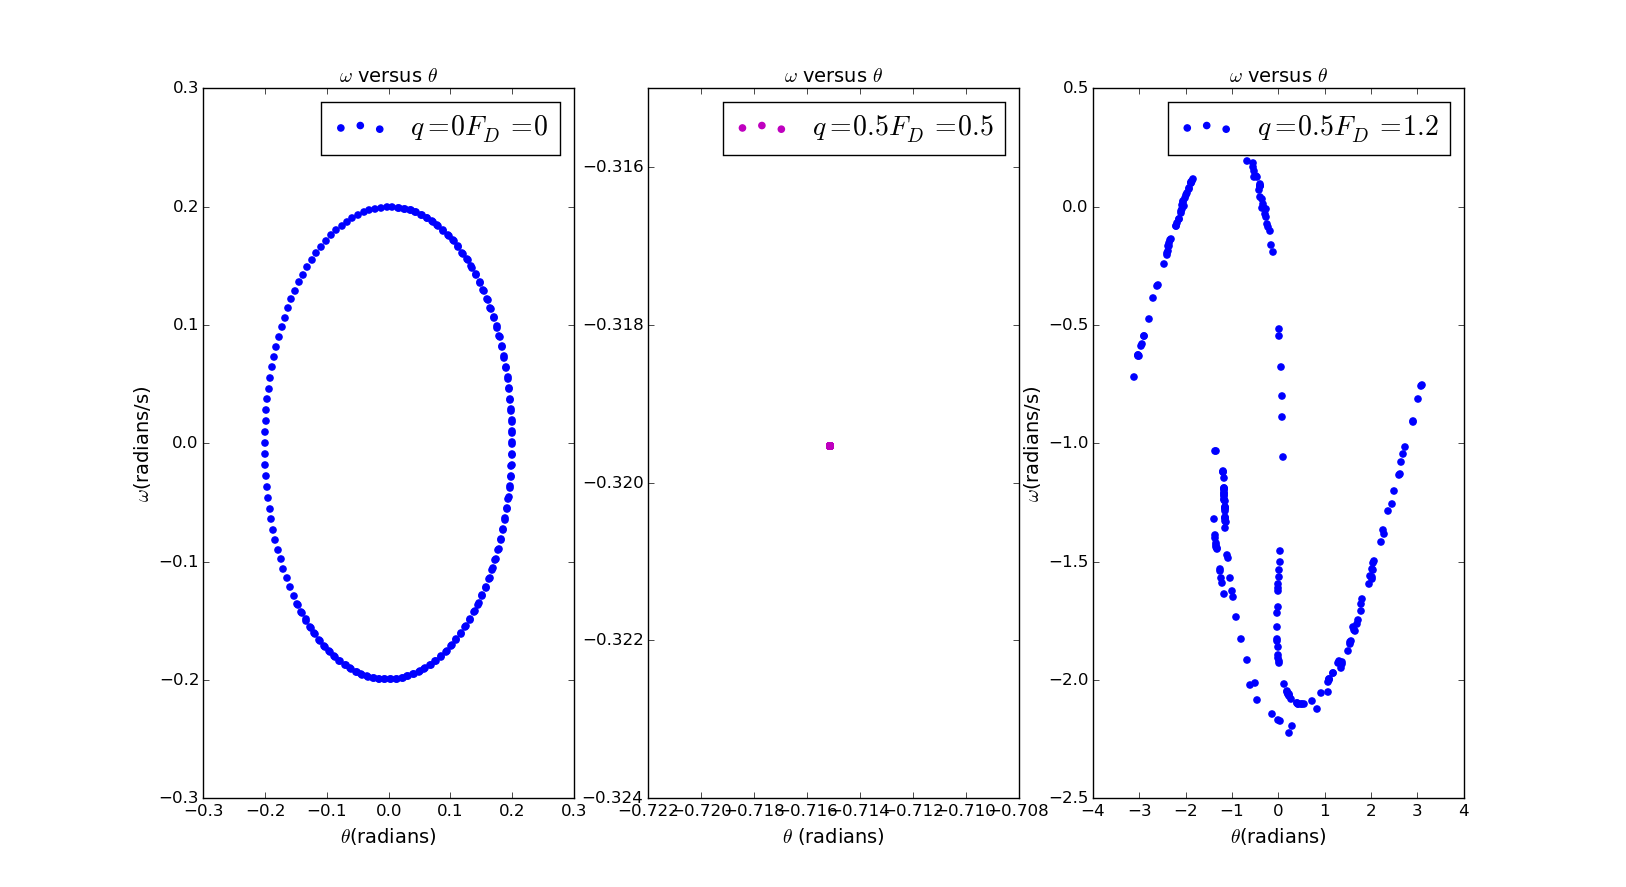

The Python source for this figure:
import matplotlib.pyplot as plt
import numpy as np
import math
import pylab as pl

class CROMER_1(object):
    def __init__(self, _theta0=0.2, _omg0=0., _t0=0., _l=9.8,_g=9.8, _dt=6.0*math.pi/1000, _time=6000.0,):
        self.theta, self.omg, self.t = [_theta0], [_omg0], [_t0]
        self.l, self.g, self.dt, self.time, self.n= _l, _g, _dt, _time, int(_time/_dt)
        self.F_D=[0.0,0.5,1.2]
        self.q=[0,0.5,1.2]
        self.theta1=[]
        self.omg1=[]
        self.p=0
    def calculate(self):
        for i in range(self.n):
            self.omg.append(self.omg[i]+(-self.g/self.l*math.sin(self.theta[i])-self.q[1]*self.omg[i]+self.F_D[1]*math.sin(2./3.*self.t[i]))*self.dt)
            self.theta.append(self.theta[i]+self.omg[i+1]*self.dt)
            if self.theta[i+1]<-math.pi:
               self.theta[i+1]=self.theta[i+1]+2*math.pi
            if self.theta[i+1]>math.pi:
               self.theta[i+1]=self.theta[i+1]-2*math.pi
            self.t.append(self.t[i]+self.dt)
            self.p=i%1000
            if i%1000==375:
               self.theta1.append(self.theta[-1])
               self.omg1.append(self.omg[-1])
        self.theta1=self.theta1[100:]
        self.omg1=self.omg1[100:]
    def plot_theta1(self,_ax):
        _ax.axes.scatter(self.theta1, self.omg1, marker='o',color='m',label=r'$q=0.5 F_D=0.5$')

class CROMER_2(CROMER_1):
    def calculate(self):
        for i in range(self.n):
            self.omg.append(self.omg[i]+(-self.g/self.l*math.sin(self.theta[i])-self.q[1]*self.omg[i]+self.F_D[2]*math.sin(2./3.*self.t[i]))*self.dt)
            self.theta.append(self.theta[i]+self.omg[i+1]*self.dt)
            if self.theta[i+1]<-math.pi:
               self.theta[i+1]=self.theta[i+1]+2*math.pi
            if self.theta[i+1]>math.pi:
               self.theta[i+1]=self.theta[i+1]-2*math.pi
            self.t.append(self.t[i]+self.dt)
            if i%1000==375:
               self.theta1.append(self.theta[-1])
               self.omg1.append(self.omg[-1])
        self.theta1=self.theta1[100:]
        self.omg1=self.omg1[100:]
    def plot_theta2(self,_ax):
        _ax.axes.scatter(self.theta1,self.omg1,marker='o',color='b',label=r'$q=0.5 F_D=1.2$')

class CROMER_3(CROMER_1):
    def calculate(self):
        for i in range(self.n):
            self.omg.append(self.omg[i]+(-self.g/self.l*math.sin(self.theta[i])-self.q[0]*self.omg[i]+self.F_D[0]*math.sin(2./3.*self.t[i]))*self.dt)
            self.theta.append(self.theta[i]+self.omg[i+1]*self.dt)
            if self.theta[i+1]<-math.pi:
               self.theta[i+1]=self.theta[i+1]+2*math.pi
            if self.theta[i+1]>math.pi:
               self.theta[i+1]=self.theta[i+1]-2*math.pi
            self.t.append(self.t[i]+self.dt)
            if i%1000==375:
               self.theta1.append(self.theta[-1])
               self.omg1.append(self.omg[-1])
        self.theta1=self.theta1[100:]
        self.omg1=self.omg1[100:]
    def plot_theta3(self,_ax):
        _ax.axes.scatter(self.theta1,self.omg1,marker='o',color='b',label=r'$q=0 F_D=0$')

fig= plt.figure(figsize=(20,9))
ax1 = plt.subplot(132)
ax2 = plt.subplot(133)
ax3 = plt.subplot(131)
comp= CROMER_1()
comp.calculate()
comp.plot_theta1(ax1)
comp=CROMER_2()
comp.calculate()
comp.plot_theta2(ax2)
comp=CROMER_3()
comp.calculate()
comp.plot_theta3(ax3)

ax1.set_title(r'$\omega$ versus $\theta$',fontsize=14)
ax2.set_title(r'$\omega$ versus $\theta$',fontsize=14)
ax3.set_title(r'$\omega$ versus $\theta$',fontsize=14)
ax1.set_ylabel(r'$\omega$(radians/s)',fontsize=14)
ax1.set_xlabel(r'$\theta$ (radians)',fontsize=14)
ax2.set_xlabel(r'$\theta$(radians)',fontsize=14)
ax2.set_ylabel(r'$\omega$(radians/s)',fontsize=14)
ax3.set_xlabel(r'$\theta$(radians)',fontsize=14)
ax3.set_ylabel(r'$\omega$(radians/s)',fontsize=14)
ax1.legend(fontsize=20,loc='best')
ax2.legend(fontsize=20,loc='best')
ax3.legend(fontsize=20,loc='best')
plt.show(fig)
